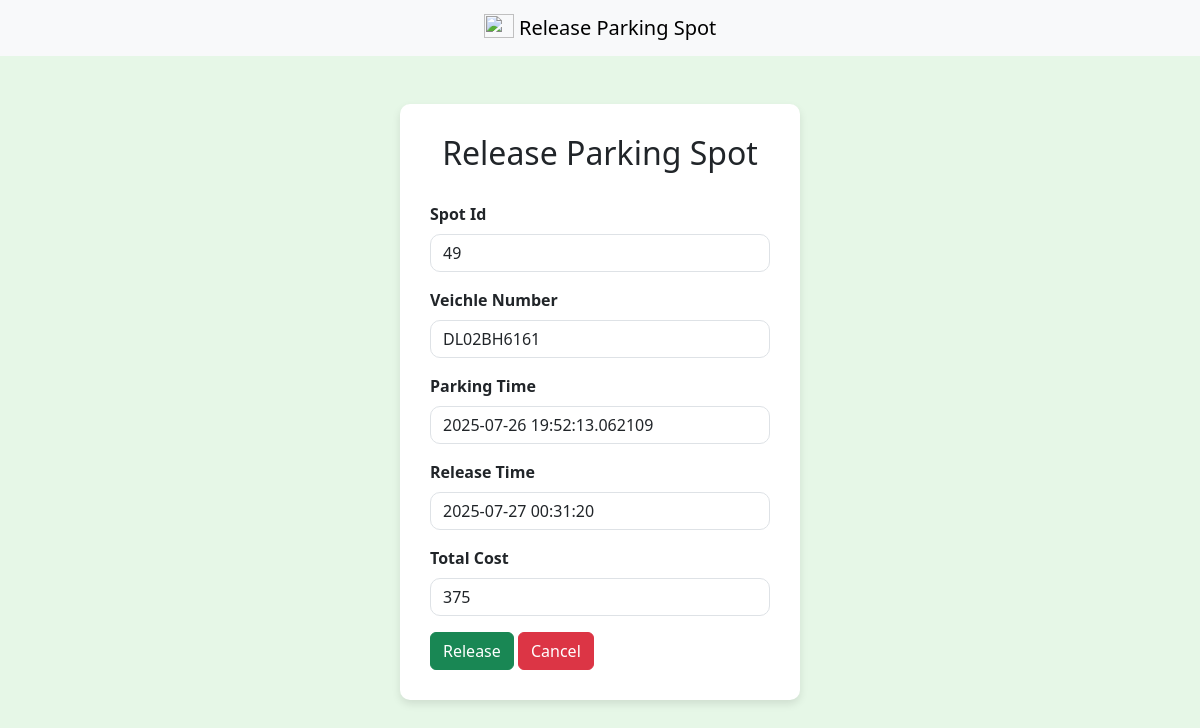
Page /user/dashboard/releasespot/1 on the committed database.
### models/models.py (models this page shows)
class ReserveParkingSpot(db.Model):
    id=db.Column(db.Integer(),primary_key=True)
    spotid=db.Column(db.Integer(),nullable=False)
    lotid=db.Column(db.Integer(),nullable=False)
    email=db.Column(db.String(25),nullable=False)
    veichleNumber=db.Column(db.String(50),nullable=True)
    parking_time=db.Column(db.DateTime,nullable=False,default=datetime.UTC)
    release_time=db.Column(db.DateTime,nullable=True)
    parkingcost=db.Column(db.Integer(),nullable=True,default=0)
    ispai=db.Column(db.Integer(),default=0)

### controllers/controllers.py (the view, shortened to what this page needs)
@controllers.route("/user/dashboard/releasespot/<int:id>", methods=['GET','POST'])
def releasespot(id):
    thereservation = ReserveParkingSpot.query.get_or_404(id)
    release_time=datetime.utcnow()
    duration = release_time-thereservation.parking_time
    timeinhours=int(duration.total_seconds()//3600)
    if duration.total_seconds()%3600!=0:
        timeinhours+=1
    thelot = ParkingLot.query.get(thereservation.lotid)
    totalfare=timeinhours*thelot.price
    return render_template("releaseSpot.html",thereservation=thereservation,release_time=release_time,totalfare=totalfare,id=id)

### templates/releaseSpot.html (shortened to what this page needs)
<!DOCTYPE html>
<html lang="en">
<head>
    <link href="https://cdn.jsdelivr.net/npm/bootstrap@5.3.0-alpha1/dist/css/bootstrap.min.css" rel="stylesheet">
</head>
<body>
    <nav class="navbar bg-body-tertiary">
  <div class="container-fluid text-center">
    <a class="navbar-brand mx-auto " href="#">
      <img src="https://images.pexels.com/photos/164634/pexels-photo-164634.jpeg?_gl=1*1rfblvq*_ga*MTY5NDc0NzA3NC4xNzUzMjk4NzE5*_ga_8JE65Q40S6*czE3NTMyOTg3MTgkbzEkZzEkdDE3NTMyOTg3MjMkajU1JGwwJGgw" width="30" height="24" class="d-inline-block align-text-top" style="align-content: center;">
      Release Parking Spot
    </a>
  </div>
        </nav>
    <div class="login-container mt-lg-5">
        <h2>Release Parking Spot</h2>
        <form action="/user/dashboard/releasespot/{{id}}" method="POST">
             <div class="mb-3">
                <label for="spotid" class="form-label"><b>Spot Id</b></label>
                <input type="text" class="form-control" id="spotid" name="spotid" value="{{thereservation.spotid}}" required>
            </div>
             <div class="mb-3">
                <label for="veichle" class="form-label"><b>Veichle Number</b></label>
                <input type="text" class="form-control" id="veichle" name="veichle" value="{{thereservation.veichleNumber}}" required>
            </div>
             <div class="mb-3">
                <label for="parkingtime" class="form-label"><b>Parking Time</b></label>
                <input type="text" class="form-control" id="parkingtime" name="parkingtime" value="{{thereservation.parking_time}}" required>
            </div>
             <div class="mb-3">
                <label for="releasetime" class="form-label"><b>Release Time</b></label>
                <input type="text" class="form-control" id="releasetime" name="releasetime" value="{{release_time}}" required>
            </div>
             <div class="mb-3">
                <label for="totalcost" class="form-label"><b>Total Cost</b></label>
                <input type="text" class="form-control" id="releasetime" name="releasetime" value="{{totalfare}}" required>
            </div>
            <button type="submit" class="btn btn-success" href="">Release</button>
            <a href="/user/dashboard" class="btn btn-danger">Cancel</a>
        </form>
    </div>
</body>
</html>

### templates/releaseSpot.html (style rules this page uses)
body { background-color: #e6f7e7; }
.login-container { max-width: 400px; margin: 100px auto; background-color: white; padding: 30px; border-radius: 10px; box-shadow: 0 4px 8px rgba(0, 0, 0, 0.1); }
.login-container h2 { text-align: center; margin-bottom: 30px; }
.form-control { border-radius: 10px; }

### rows in the picture
ReserveParkingSpot: spotid "49", veichle "DL02BH6161", parkingtime "2025-07-26 19:52:13.062109"
